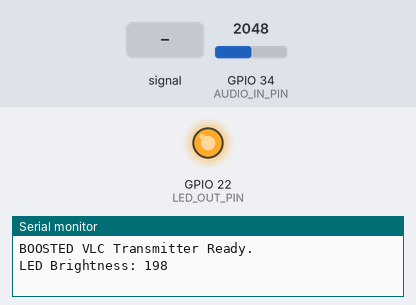
Bench run of a sketch on a simulated ESP32. Parts: output pins drawn as LEDs (lit = HIGH), the last lines printed to the serial monitor. The test bench sets the inputs (shaded band); at power-on: GPIO 34 (AUDIO_IN_PIN) = 2048.

Above: at 0.15 s.
At 1.2 s:
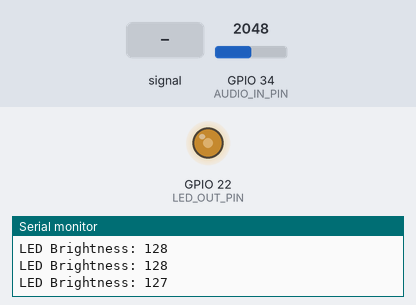
1.3 s: GPIO 34 (AUDIO_IN_PIN) fed a 200 Hz sine of ±327 counts around its level
Timing chart, 0 to 2.7 s (numbered marks = the images above; inputs shaded):
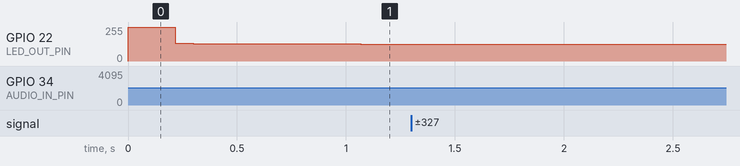

The sketch:

vlc_audio_transmitter.ino
```cpp
// =========================
// VLC TRANSMITTER (BOOSTED)
// Prints ONLY LED brightness
// =========================

// --- Pin Definitions ---
#define AUDIO_IN_PIN 34   // ADC pin for audio input
#define LED_OUT_PIN 22    // LED output pin (PWM)

// --- LED PWM Setup ---
#define LEDC_CHANNEL 0
#define LEDC_RESOLUTION 8
#define LEDC_FREQ 50000   // 50 kHz VLC carrier

// --- Serial Debug Timer ---
unsigned long lastPrintTime = 0;
const long printInterval = 100;   // Print 10 times/sec (smooth but not slow)

// =========================
// DSP PARAMETERS (TUNABLE)
// =========================
float softwareGain = 3.0f;        // Increase if variation is small
float maxGain = 12.0f;
float minGain = 0.5f;
float targetPeak = 300.0f;

float peakAttack = 0.02f;
float peakRelease = 0.001f;

float hpAlpha = 0.995f;

// RENAMED to avoid conflict with gamma() in math.h
float gammaExp = 1.6f;            // Dynamic expansion (makes quiet parts louder)

int pwmMax = 255;

// =========================
// DSP INTERNAL STATE
// =========================
float hp_prev = 0.0f;
float hp_y = 0.0f;
float peak = 1.0f;
float currentGain = 1.0f;

void setup() {
  Serial.begin(115200);

  pinMode(AUDIO_IN_PIN, INPUT);

  // Set up PWM for LED
  ledcSetup(LEDC_CHANNEL, LEDC_FREQ, LEDC_RESOLUTION);
  ledcAttachPin(LED_OUT_PIN, LEDC_CHANNEL);

  Serial.println("BOOSTED VLC Transmitter Ready.");
}

void loop() {
  // =========================
  // 1) Read audio signal
  // =========================
  int raw = analogRead(AUDIO_IN_PIN);   // 0..4095
  float x = float(raw);

  // =========================
  // 2) High-pass filter (DC removal)
  // =========================
  hp_y = hpAlpha * (hp_y + x - hp_prev);
  hp_prev = x;
  float filtered = hp_y;

  // =========================
  // 3) Software pre-gain
  // =========================
  float amplified = filtered * softwareGain;

  // =========================
  // 4) Envelope magnitude
  // =========================
  float env = fabs(amplified);

  // =========================
  // 5) Peak tracking (AGC envelope)
  // =========================
  if (env > peak) {
    peak += (env - peak) * peakAttack;   // attack
  } else {
    peak += (env - peak) * peakRelease;  // release
  }
  if (peak < 1.0f) peak = 1.0f;

  // =========================
  // 6) Automatic Gain Control (AGC)
  // =========================
  float desiredGain = targetPeak / peak;
  if (desiredGain > maxGain) desiredGain = maxGain;
  if (desiredGain < minGain) desiredGain = minGain;

  currentGain = currentGain * 0.95f + desiredGain * 0.05f;

  float processed = amplified * currentGain;

  // =========================
  // 7) Dynamic expansion (gamma curve)
  // =========================
  float normalized = processed / 2048.0f;   // → -1..1 range
  float env_norm = fabs(normalized);        // 0..1
  float env_gamma = pow(env_norm, 1.0f / gammaExp);
  float signed_expanded = (normalized >= 0) ? env_gamma : -env_gamma;

  // =========================
  // 8) Convert to PWM 0..255
  // =========================
  int pwm = int((signed_expanded * 0.5f + 0.5f) * pwmMax);
  pwm = constrain(pwm, 0, pwmMax);

  // =========================
  // 9) Output to LED
  // =========================
  ledcWrite(LEDC_CHANNEL, pwm);

  // =========================
  // 10) Print ONLY LED brightness
  // =========================
  unsigned long now = millis();
  if (now - lastPrintTime >= printInterval) {
    lastPrintTime = now;

    Serial.print("LED Brightness: ");
    Serial.println(pwm);     // JUST PWM VALUE
  }
}
```
